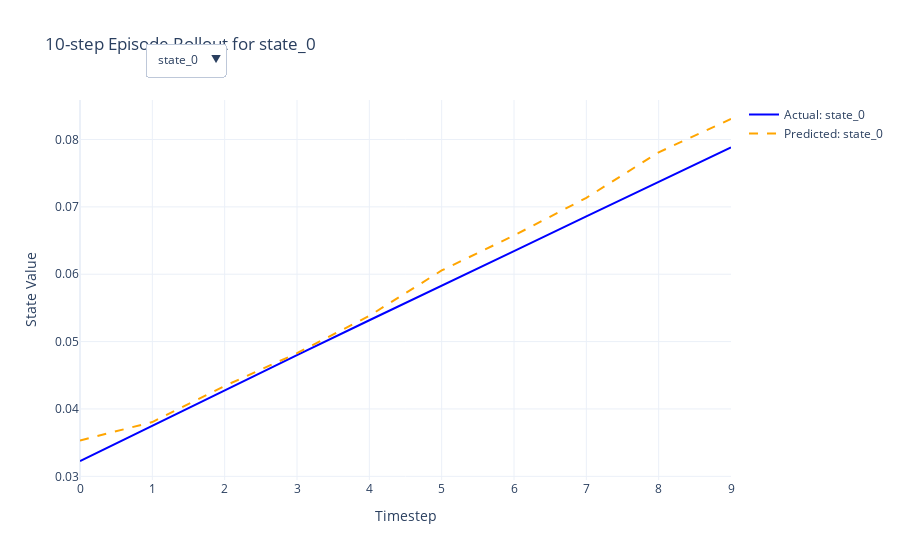

Here is the notebook cell this chart was saved with:
### Markdown cell above
## Visualize Predictions on a Test Trajectory
Visualize model predictions on a test trajectory using the BaseEvaluator.

### Code cell
# Perform n-step episode rollout and plot the results
next_states, next_states_hat = evaluator._rollout_episode_n_steps(dataset_test, model=nn_model, episode_idx=10, initial_state_idx=5, n_rollout_steps=10)
plot_n_step_episode_rollout(next_states, next_states_hat, dataset_test)

### Figure 1 — Plotly figure (JSON) as saved in the notebook; plotly's stock layout.template omitted (floating-point values rounded to 4 significant figures)
{"data": [{"line": {"color": "blue", "dash": "solid"}, "mode": "lines", "name": "Actual: state_0", "type": "scatter", "visible": true, "x": [0, 1, 2, 3, 4, 5, 6, 7, 8, 9], "y": [0.03227, 0.03754, 0.04281, 0.04799, 0.05317, 0.05826, 0.06342, 0.06858, 0.07367, 0.07883]}, {"line": {"color": "orange", "dash": "dash"}, "mode": "lines", "name": "Predicted: state_0", "type": "scatter", "visible": true, "x": [0, 1, 2, 3, 4, 5, 6, 7, 8, 9], "y": [0.03532, 0.03806, 0.04341, 0.04828, 0.05383, 0.06056, 0.06575, 0.07134, 0.0781, 0.08304]}, {"line": {"color": "blue", "dash": "solid"}, "mode": "lines", "name": "Actual: state_1", "type": "scatter", "visible": false, "x": [0, 1, 2, 3, 4, 5, 6, 7, 8, 9], "y": [1.398, 1.394, 1.39, 1.385, 1.379, 1.374, 1.368, 1.361, 1.354, 1.346]}, {"line": {"color": "orange", "dash": "dash"}, "mode": "lines", "name": "Predicted: state_1", "type": "scatter", "visible": false, "x": [0, 1, 2, 3, 4, 5, 6, 7, 8, 9], "y": [1.391, 1.398, 1.396, 1.39, 1.385, 1.383, 1.372, 1.362, 1.363, 1.352]}, {"line": {"color": "blue", "dash": "solid"}, "mode": "lines", "name": "Actual: state_2", "type": "scatter", "visible": false, "x": [0, 1, 2, 3, 4, 5, 6, 7, 8, 9], "y": [0.5446, 0.5341, 0.5342, 0.523, 0.523, 0.5146, 0.5236, 0.5236, 0.5149, 0.5232]}, {"line": {"color": "orange", "dash": "dash"}, "mode": "lines", "name": "Predicted: state_2", "type": "scatter", "visible": false, "x": [0, 1, 2, 3, 4, 5, 6, 7, 8, 9], "y": [0.5526, 0.5544, 0.539, 0.556, 0.5678, 0.5895, 0.5923, 0.599, 0.5827, 0.5963]}, {"line": {"color": "blue", "dash": "solid"}, "mode": "lines", "name": "Actual: state_3", "type": "scatter", "visible": false, "x": [0, 1, 2, 3, 4, 5, 6, 7, 8, 9], "y": [-0.1413, -0.1674, -0.1941, -0.2198, -0.2464, -0.2425, -0.2701, -0.2967, -0.323, -0.3505]}, {"line": {"color": "orange", "dash": "dash"}, "mode": "lines", "name": "Predicted: state_3", "type": "scatter", "visible": false, "x": [0, 1, 2, 3, 4, 5, 6, 7, 8, 9], "y": [-0.1166, -0.159, -0.1903, -0.2073, -0.2391, -0.2229, -0.2391, -0.274, -0.2838, -0.311]}, {"line": {"color": "blue", "dash": "solid"}, "mode": "lines", "name": "Actual: state_4", "type": "scatter", "visible": false, "x": [0, 1, 2, 3, 4, 5, 6, 7, 8, 9], "y": [-0.04613, -0.05346, -0.06078, -0.06584, -0.0709, -0.07653, -0.08398, -0.09143, -0.09713, -0.1045]}, {"line": {"color": "orange", "dash": "dash"}, "mode": "lines", "name": "Predicted: state_4", "type": "scatter", "visible": false, "x": [0, 1, 2, 3, 4, 5, 6, 7, 8, 9], "y": [-0.04497, -0.03492, -0.04831, -0.05115, -0.04763, -0.05185, -0.05206, -0.06022, -0.05219, -0.06749]}, {"line": {"color": "blue", "dash": "solid"}, "mode": "lines", "name": "Actual: state_5", "type": "scatter", "visible": false, "x": [0, 1, 2, 3, 4, 5, 6, 7, 8, 9], "y": [-0.1887, -0.1465, -0.1465, -0.1012, -0.1012, -0.1128, -0.149, -0.149, -0.1139, -0.1478]}, {"line": {"color": "orange", "dash": "dash"}, "mode": "lines", "name": "Predicted: state_5", "type": "scatter", "visible": false, "x": [0, 1, 2, 3, 4, 5, 6, 7, 8, 9], "y": [-0.1282, -0.1066, -0.09186, -0.04171, -0.03972, -0.03403, -0.06705, -0.05508, -0.03683, -0.05118]}, {"line": {"color": "blue", "dash": "solid"}, "mode": "lines", "name": "Actual: state_6", "type": "scatter", "visible": false, "x": [0, 1, 2, 3, 4, 5, 6, 7, 8, 9], "y": [0, 0, 0, 0, 0, 0, 0, 0, 0, 0]}, {"line": {"color": "orange", "dash": "dash"}, "mode": "lines", "name": "Predicted: state_6", "type": "scatter", "visible": false, "x": [0, 1, 2, 3, 4, 5, 6, 7, 8, 9], "y": [0, 0, 0, 0, 0, 0, 0, 0, 0, 0]}, {"line": {"color": "blue", "dash": "solid"}, "mode": "lines", "name": "Actual: state_7", "type": "scatter", "visible": false, "x": [0, 1, 2, 3, 4, 5, 6, 7, 8, 9], "y": [0, 0, 0, 0, 0, 0, 0, 0, 0, 0]}, {"line": {"color": "orange", "dash": "dash"}, "mode": "lines", "name": "Predicted: state_7", "type": "scatter", "visible": false, "x": [0, 1, 2, 3, 4, 5, 6, 7, 8, 9], "y": [0, 0, 0, 0, 0, 0, 0, 0, 0, 0]}, {"line": {"color": "blue", "dash": "solid"}, "mode": "lines", "name": "Actual: done", "type": "scatter", "visible": false, "x": [0, 1, 2, 3, 4, 5, 6, 7, 8, 9], "y": [0, 0, 0, 0, 0, 0, 0, 0, 0, 0]}, {"line": {"color": "orange", "dash": "dash"}, "mode": "lines", "name": "Predicted: done", "type": "scatter", "visible": false, "x": [0, 1, 2, 3, 4, 5, 6, 7, 8, 9], "y": [0, 0, 0, 0, 0, 0, 0, 0, 0, 0]}, {"line": {"color": "blue", "dash": "solid"}, "mode": "lines", "name": "Actual: reward", "type": "scatter", "visible": false, "x": [0, 1, 2, 3, 4, 5, 6, 7, 8, 9], "y": [-2.378, -0.1133, -1.168, 0.04507, -1.058, 0.5879, -2.215, -1.375, -0.5001, -2.209]}, {"line": {"color": "orange", "dash": "dash"}, "mode": "lines", "name": "Predicted: reward", "type": "scatter", "visible": false, "x": [0, 1, 2, 3, 4, 5, 6, 7, 8, 9], "y": [-0.7564, -0.897, -0.944, -0.8256, -0.8524, -0.9008, -0.9846, -0.9429, -0.8741, -0.9746]}], "layout": {"title": {"text": "10-step Episode Rollout for state_0"}, "updatemenus": [{"active": 0, "buttons": [{"args": [{"visible": [true, true, false, false, false, false, false, false, false, false, false, false, false, false, false, false, false, false, false, false]}, {"title": "n-step Episode Rollout for state_0", "xaxis": {"title": "Timestep"}, "yaxis": {"title": "State Value"}}], "label": "state_0", "method": "update"}, {"args": [{"visible": [false, false, true, true, false, false, false, false, false, false, false, false, false, false, false, false, false, false, false, false]}, {"title": "n-step Episode Rollout for state_1", "xaxis": {"title": "Timestep"}, "yaxis": {"title": "State Value"}}], "label": "state_1", "method": "update"}, {"args": [{"visible": [false, false, false, false, true, true, false, false, false, false, false, false, false, false, false, false, false, false, false, false]}, {"title": "n-step Episode Rollout for state_2", "xaxis": {"title": "Timestep"}, "yaxis": {"title": "State Value"}}], "label": "state_2", "method": "update"}, {"args": [{"visible": [false, false, false, false, false, false, true, true, false, false, false, false, false, false, false, false, false, false, false, false]}, {"title": "n-step Episode Rollout for state_3", "xaxis": {"title": "Timestep"}, "yaxis": {"title": "State Value"}}], "label": "state_3", "method": "update"}, {"args": [{"visible": [false, false, false, false, false, false, false, false, true, true, false, false, false, false, false, false, false, false, false, false]}, {"title": "n-step Episode Rollout for state_4", "xaxis": {"title": "Timestep"}, "yaxis": {"title": "State Value"}}], "label": "state_4", "method": "update"}, {"args": [{"visible": [false, false, false, false, false, false, false, false, false, false, true, true, false, false, false, false, false, false, false, false]}, {"title": "n-step Episode Rollout for state_5", "xaxis": {"title": "Timestep"}, "yaxis": {"title": "State Value"}}], "label": "state_5", "method": "update"}, {"args": [{"visible": [false, false, false, false, false, false, false, false, false, false, false, false, true, true, false, false, false, false, false, false]}, {"title": "n-step Episode Rollout for state_6", "xaxis": {"title": "Timestep"}, "yaxis": {"title": "State Value"}}], "label": "state_6", "method": "update"}, {"args": [{"visible": [false, false, false, false, false, false, false, false, false, false, false, false, false, false, true, true, false, false, false, false]}, {"title": "n-step Episode Rollout for state_7", "xaxis": {"title": "Timestep"}, "yaxis": {"title": "State Value"}}], "label": "state_7", "method": "update"}, {"args": [{"visible": [false, false, false, false, false, false, false, false, false, false, false, false, false, false, false, false, true, true, false, false]}, {"title": "n-step Episode Rollout for done", "xaxis": {"title": "Timestep"}, "yaxis": {"title": "State Value"}}], "label": "done", "method": "update"}, {"args": [{"visible": [false, false, false, false, false, false, false, false, false, false, false, false, false, false, false, false, false, false, true, true]}, {"title": "n-step Episode Rollout for reward", "xaxis": {"title": "Timestep"}, "yaxis": {"title": "State Value"}}], "label": "reward", "method": "update"}], "x": 0.1, "xanchor": "left", "y": 1.15, "yanchor": "top"}], "xaxis": {"title": {"text": "Timestep"}}, "yaxis": {"title": {"text": "State Value"}}}}
